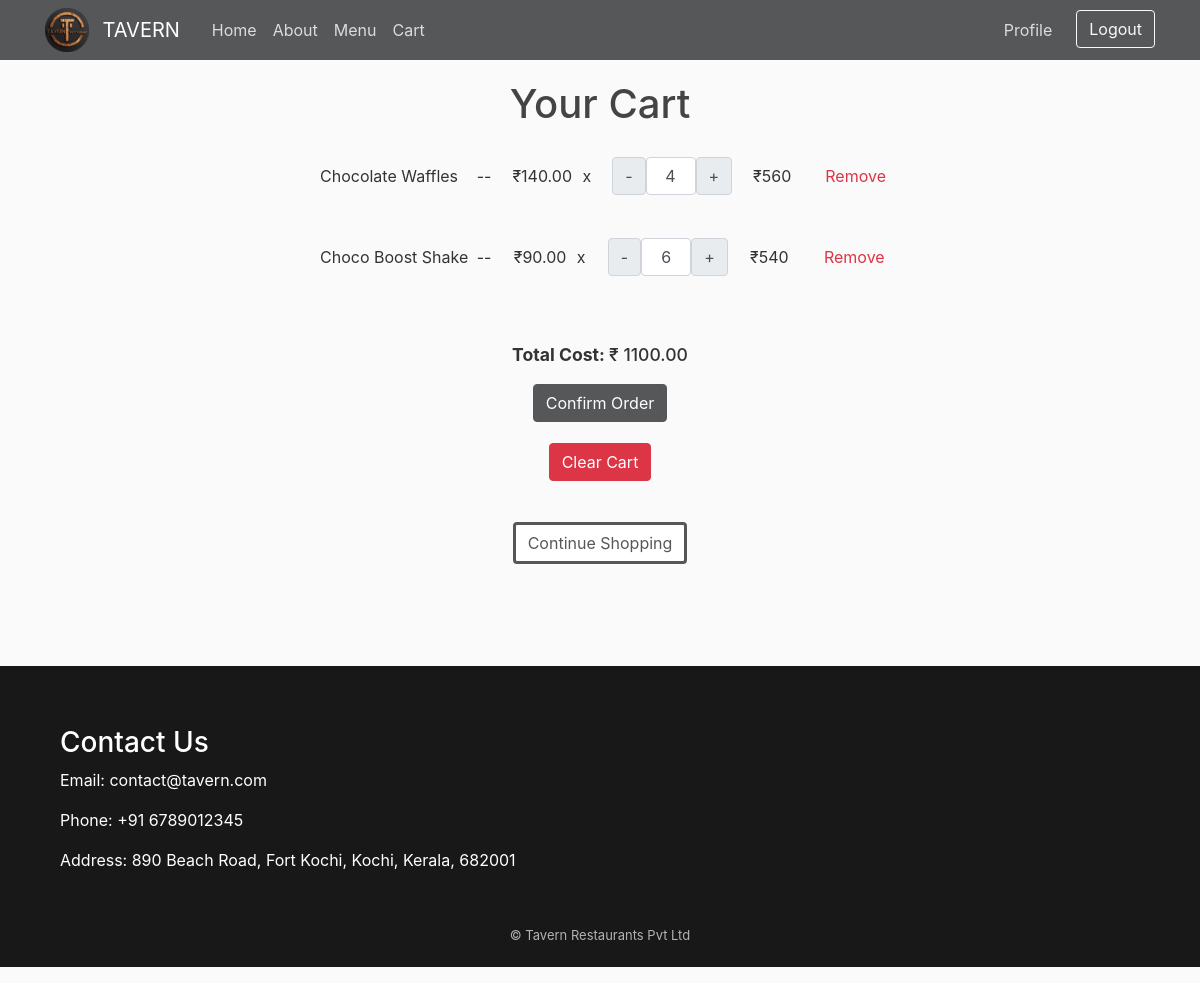
Before: /view-cart/ (signed in) with the older database file.
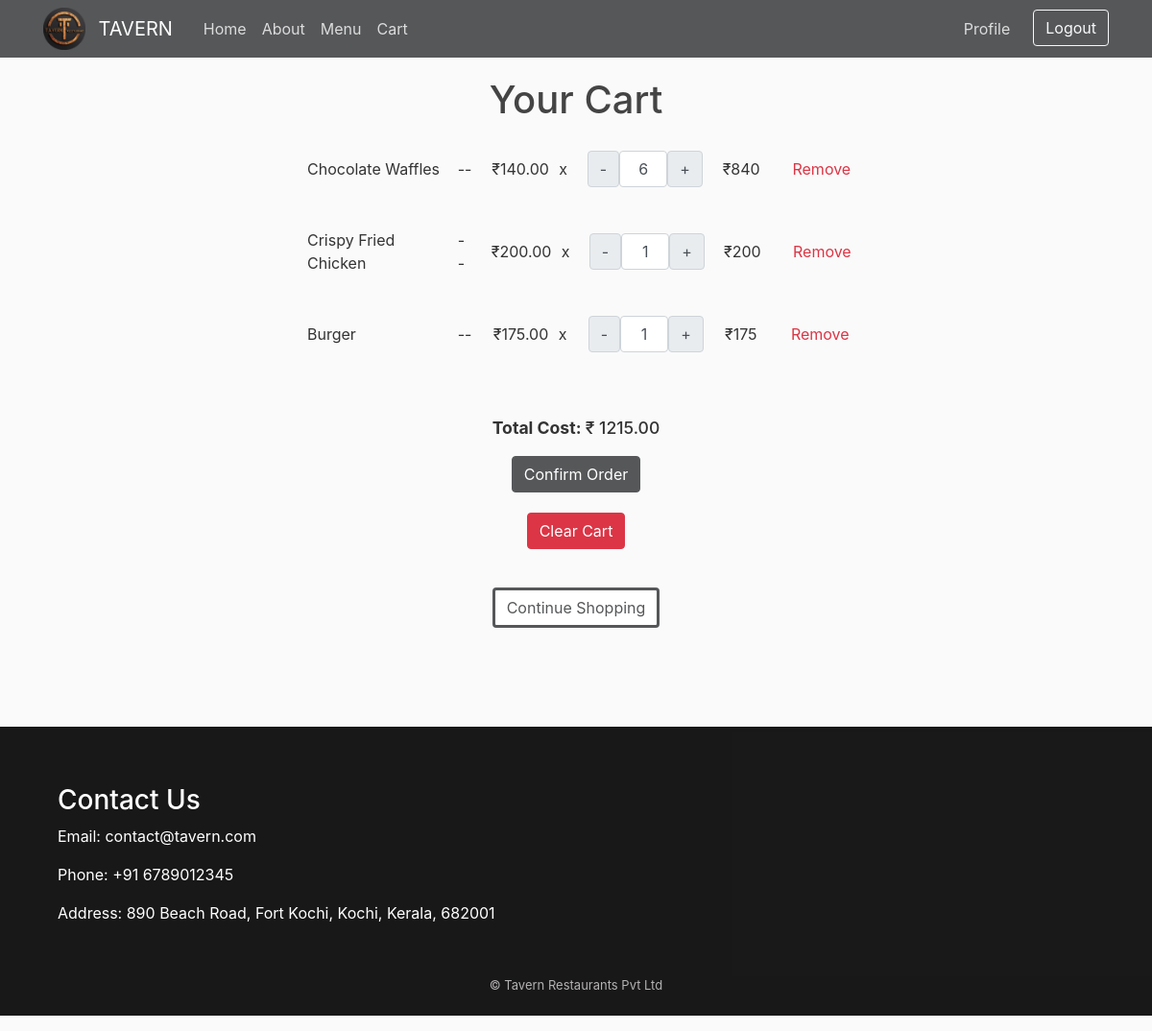
After: the same page with the newer database file.
### menu/models.py (models this page shows, shortened)
class Cart(models.Model):
    user = models.ForeignKey(User, on_delete=models.CASCADE)
    menu = models.ForeignKey(Menu, on_delete=models.CASCADE)
    menuQty = models.IntegerField(null=False, blank=False)
    date = models.DateTimeField(auto_now_add=True)

class Menu(models.Model):
    title = models.CharField(max_length=100)
    content = models.TextField()
    date_posted = models.DateTimeField(default=timezone.now)
    price = models.DecimalField(max_digits=10, decimal_places=2)
    image = models.ImageField(default="menu/default.jpg", upload_to="menu")
    def __str__(self):
        return self.title

### menu/controller/cart.py (the view)
# urls.py: path('view-cart/', cart.viewcart,  name='view-cart'),
def viewcart(request):
    cart = Cart.objects.filter(user=request.user)
    cart_items = Cart.objects.filter(user=request.user)
    total_cost = sum(item.menu.price * item.menuQty for item in cart_items)
    context = {
        'cart':cart,
        'total_cost':total_cost
    }
    return render(request, 'menu/view_cart.html', context)

### menu/templates/menu/view_cart.html (shortened to what this page needs)
{% extends "menu/base.html" %}
{% load static %}
{% block head %}
<link rel="stylesheet" href="{% static 'menu/cart.css' %}" />
{% endblock head%}
{% block content %}
<h1 class="menuTitle">Your Cart</h1>
{% if cart %}
<ul class="cartBox">
  {% for item in cart %}
  <li class="cartItem menuCard">
    <div class="cartInfo"><span>{{ item.menu }}</span> <span> -- </span></div>
    <div class="cartdetails">
      <span>₹{{ item.menu.price }} &ThickSpace;x</span>
      <div class="cartBtns">
        <div class="qtyBtnGroup">
          <button class="input-group-text changeQty decrement-btn">-</button>
          <input type="text" name="Quantity" value={{item.menuQty}} class="form-control qty-input text-center">
          <button class="input-group-text  changeQty increment-btn">+</button>
        </div>
      </div>
      <span class="item-cost">₹{% widthratio item.menu.price 1 item.menuQty %}</span>
      <div class="addBtnGroup">
        <button type="button" class="btn btn-link text-danger remBtn">Remove</button>
      </div>
    </div>
  </li>
  {% endfor %}
</ul>
<div class="cartFun">
  <p><strong>Total Cost: </strong> ₹ <span class="total-cost">{{ total_cost }}</span></p>
  <form method="POST" action="{% url 'confirm-order' %}">
    <button type="submit" class="btn btn-primary">Confirm Order</button>
  </form>
  <a href="{% url 'clear-cart' %}" class="btn btn-danger">Clear Cart</a>
  {% else %}
  <p>Your cart is empty.</p>
  {% endif %}
  <a href="{% url 'menu' %}" class="btn btn-secondary">Continue Shopping</a>
</div>
{% endblock content %}

Changed rows visible on the page:
removed Cart: menu "Choco Boost Shake", menu.price "90.00", Quantity "6", menu+menuQty "540"
changed Cart "Chocolate Waffles": Quantity "4" → "6"; menu+menuQty "560" → "840"
added Cart: menu "Crispy Fried Chicken", menu.price "200.00", Quantity "1", menu+menuQty "200"
added Cart: menu "Burger", menu.price "175.00", Quantity "1", menu+menuQty "175"
Other visible differences:
{{ total_cost }}: "1100.00" → "1215.00"
